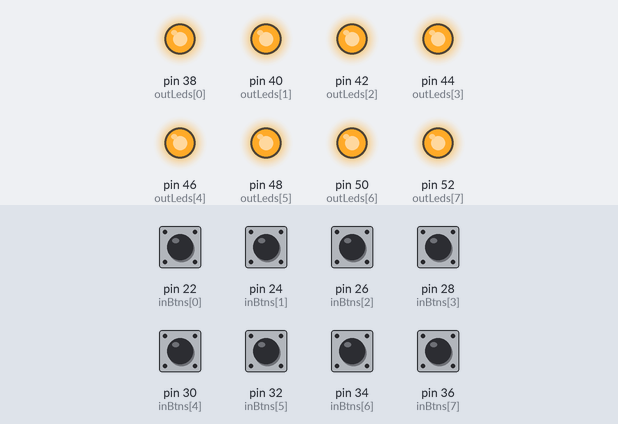
A sketch run on a simulated Arduino Mega 2560, built with avr-gcc and run on an emulated ATmega2560. Shown: output pins drawn as LEDs (lit = HIGH). The test bench sets the inputs (shaded band); at power-on: pin 22 (inBtns[0]), pin 24 (inBtns[1]), pin 26 (inBtns[2]), pin 28 (inBtns[3]), pin 30 (inBtns[4]), pin 32 (inBtns[5]), pin 34 (inBtns[6]), pin 36 (inBtns[7]) LOW.

Above: at 1.2 s.
1.3 s: pin 22 (inBtns[0]) pulled HIGH for 0.15 s
At 1.37 s:
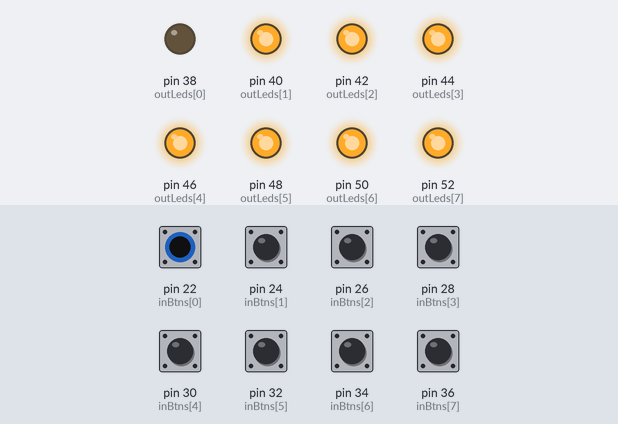
2.9 s: pin 24 (inBtns[1]) pulled HIGH for 0.15 s
At 2.97 s:
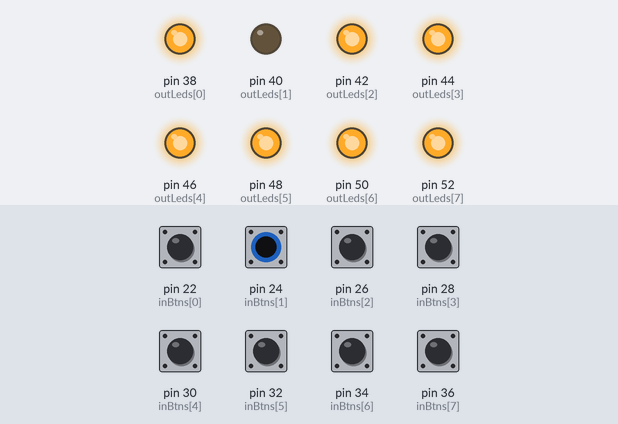
4.5 s: pin 26 (inBtns[2]) pulled HIGH for 0.15 s
At 4.57 s:
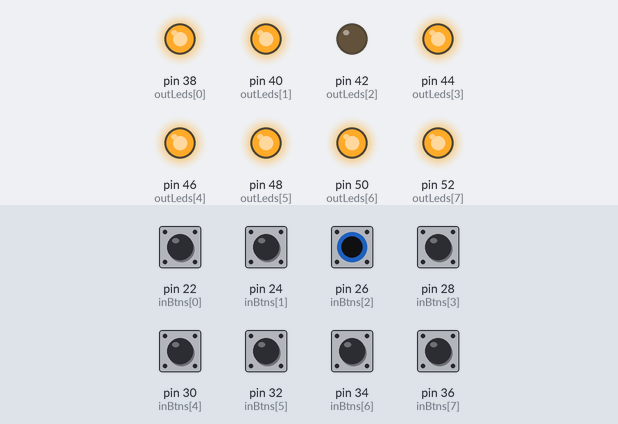
6.1 s: pin 28 (inBtns[3]) pulled HIGH for 0.15 s
At 6.17 s:
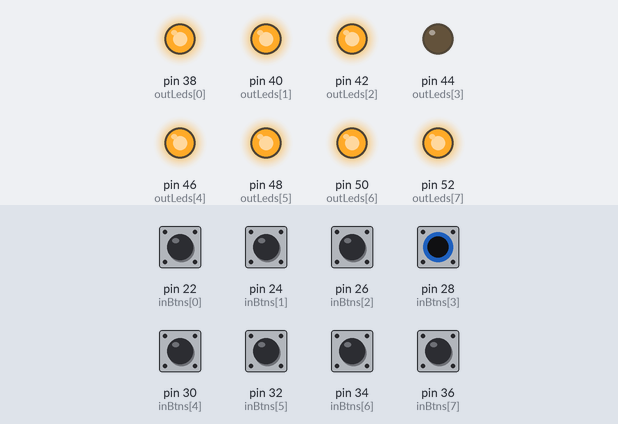
7.7 s: pin 30 (inBtns[4]) pulled HIGH for 0.15 s
At 7.77 s:
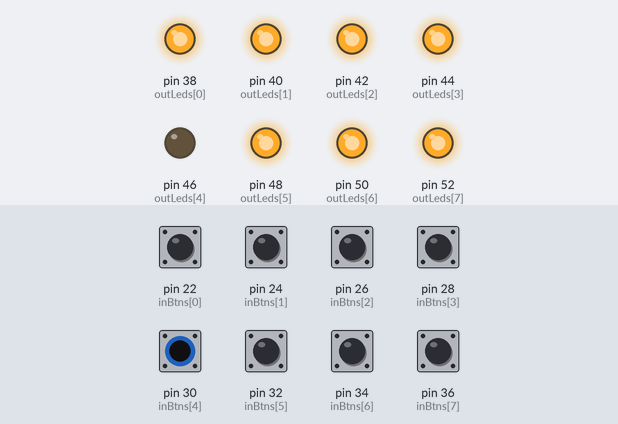
9.3 s: pin 32 (inBtns[5]) pulled HIGH for 0.15 s
At 9.37 s:
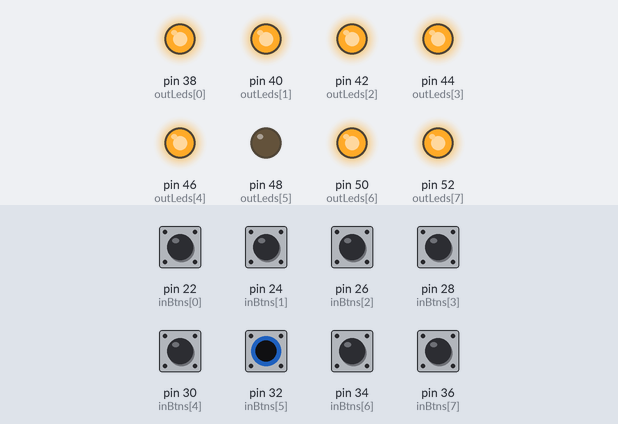
Timing chart, 0 to 11.9 s (numbered marks = the images above; inputs shaded):
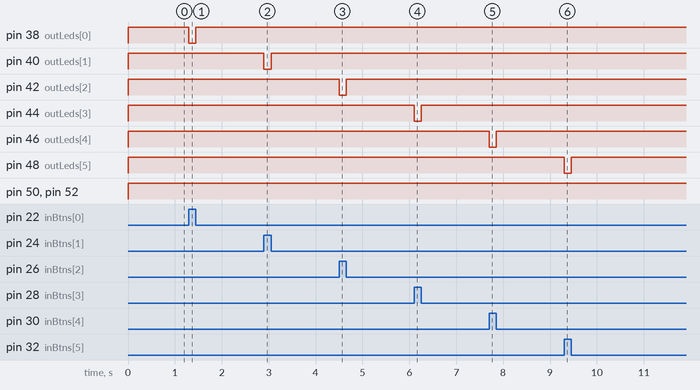

The sketch:

practica1.ino
```cpp
int inBtns[] = {22,24,26,28,30,32,34,36};
int outLeds[] = {38,40,42,44,46,48,50,52};

void switchesSet();

void setup(){
  for(int i = 0; i < 8; i++){
    pinMode(inBtns[i], INPUT);
    pinMode(outLeds[i], OUTPUT);
  }
}

void loop() {
  switchesSet();
}

void switchesSet(){
  for(int i = 0; i < 8; i++)digitalWrite(outLeds[i], digitalRead(inBtns[i]) ? LOW : HIGH);
}
```

Measured:
- after the input at 1.3 s, pin 38 (outLeds[0]): HIGH → LOW at once, → HIGH 0.15 s later
- after the input at 2.9 s, pin 40 (outLeds[1]): HIGH → LOW at once, → HIGH 0.15 s later
- after the input at 4.5 s, pin 42 (outLeds[2]): HIGH → LOW at once, → HIGH 0.15 s later
- after the input at 6.1 s, pin 44 (outLeds[3]): HIGH → LOW at once, → HIGH 0.15 s later
- after the input at 7.7 s, pin 46 (outLeds[4]): HIGH → LOW at once, → HIGH 0.15 s later
- after the input at 9.3 s, pin 48 (outLeds[5]): HIGH → LOW at once, → HIGH 0.15 s later
